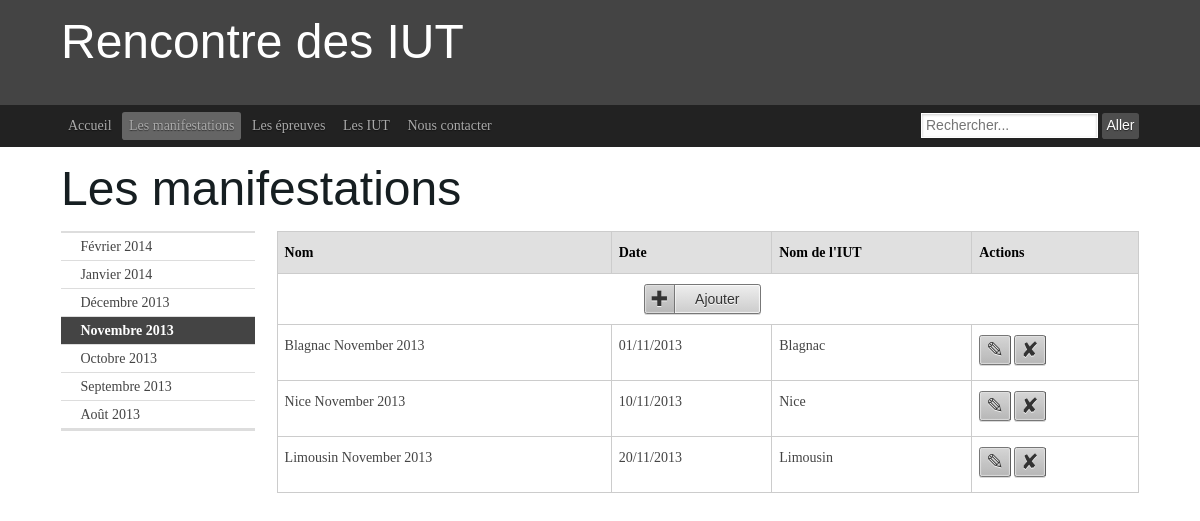
Page /manifs.php?date=01/11/2013 on the committed database.
### tables this page shows
create table manifestation (
numMan int(5) not null auto_increment,
nomMan varchar(80),
dateMan date,
noIut int(5) not null,
primary key (numMan),
foreign key (noIut) references iut(noIut) on update cascade on delete cascade
);

create table iut (
noIut int(5) not null auto_increment,
nomIut varchar(80),
adresse varchar(80),
nbEtudiants int(5),
primary key (noIut)
);

### queryUtil.php (called while the page is built, shortened)
<?php
function query($query) {
    $bdd = mysqli_connect('aquassaut.pwnz.org','proje','tbdd','projet');
    $result = mysqli_query($bdd, $query);
    return mysqli_fetch_all($result);
}
?>

### manifs.php (the view, shortened to what this page needs)
<?php
require_once "queryUtil.php";
require_once "pageTemplate.php";
function surroundingMonths($date) {
    echo('
                    <aside class="ym-g18 ym-gl ym-vlist">
                        <ul>
    ');
    $monthToString = [
        "Janvier",
        "Février",
        "Mars",
        "Avril",
        "Mai",
        "Juin",
        "Juillet",
        "Août",
        "Septembre",
        "Octobre",
        "Novembre",
        "Décembre"
    ];
    $arrayDate = explode("/", $date);
    $month = $arrayDate[1] - 1;
    for ($i = 3; $i >= -3; $i -= 1) {
        $m = $month + $i;
        $y = $arrayDate[2];
        if ($m < 0) {
            $y -= 1;
            $m += 12;
        } elseif ($m > 11) {
            $y += 1;
            $m -= 12;
        } elseif($i === 0) {
            echo ('
                            <li class="active"><strong>'.$monthToString[$m].' '.$y.'</strong></li>
            ');
            continue;
        }
        echo ('
                            <li><a href="?date=01/'.($m + 1).'/'.$y.'">'.$monthToString[$m].' '.$y.'</a></li>
        ');
    }
    echo('
                        </ul>
                    </aside>
    ');
}
function selectAllManifestationsInMonth($date) {
    $arrayDate = explode("/", $date);
    $m = $arrayDate[1];
    $y = $arrayDate[2];
    $q = 'select numMan, nomMan, date_format(dateMan, "%d/%m/%Y"), nomIut from manifestation as m
          inner join iut as i on m.noIut = i.noIut
          where month(dateMan) = '.$m.' and year(dateMan) = '.$y.' order by dateMan;';
    return query($q);
}
function printManifestations($date) {
    $manifs = selectAllManifestationsInMonth($date);
    echo('
                    <article class="ym-g80 ym-gr ym-content">
                        <table class="bordertable">
                            <thead>
                                <tr>
                                    <th>Nom</th>
                                    <th>Date</th>
                                    <th>Nom de l\'IUT</th>
                                    <th>Actions</th>
                                </tr>
                            </thead>
                            <tbody>
                                <tr id="0">
                                    <td colspan="4">
                                        <center>
                                            <button class="ym-button ym-add" onclick="popForm(0);">Ajouter</button>
                                        </center>
                                    </td>
                                </tr>
    ');
    foreach($manifs as $manif) {
        echo('
                                <tr>
                                    <td>'.$manif[1].'</td>
                                    <td>'.$manif[2].'</td>
                                    <td>'.$manif[3].'</td>
                                    <td><button class="ym-button ym-edit ym-ico-btn" onclick="popForm('.$manif[0].');"></button> <button class="ym-button ym-delete ym-ico-btn"> </button></td>
                                </tr>
        ');
    }
    echo('
                            </tbody>
                        </table>
                    </article>
    ');
}
$date = date("d/m/Y");
if (isset($_GET['date'])) {
    $date = $_GET['date'];
}
surroundingMonths($date);
printManifestations($date);
?>

### rows in the picture
manifestation: nomMan "Blagnac November 2013", manif "01/11/2013", noIut.nomIut "Blagnac"
manifestation: nomMan "Nice November 2013", manif "10/11/2013", noIut.nomIut "Nice"
manifestation: nomMan "Limousin November 2013", manif "20/11/2013", noIut.nomIut "Limousin"

### other values in the picture
$page[1] "Accueil"
$page[1] "Les manifestations"
$page[1] "Les épreuves"
$page[1] "Les IUT"
$page[1] "Nous contacter"
$title "Les manifestations"
$monthToString[$m] "Février"
$y "2014"
$monthToString[$m] "Janvier"
$monthToString[$m] "Décembre"
$y "2013"
$monthToString[$m] "Novembre"
$monthToString[$m] "Octobre"
$monthToString[$m] "Septembre"
$monthToString[$m] "Août"
